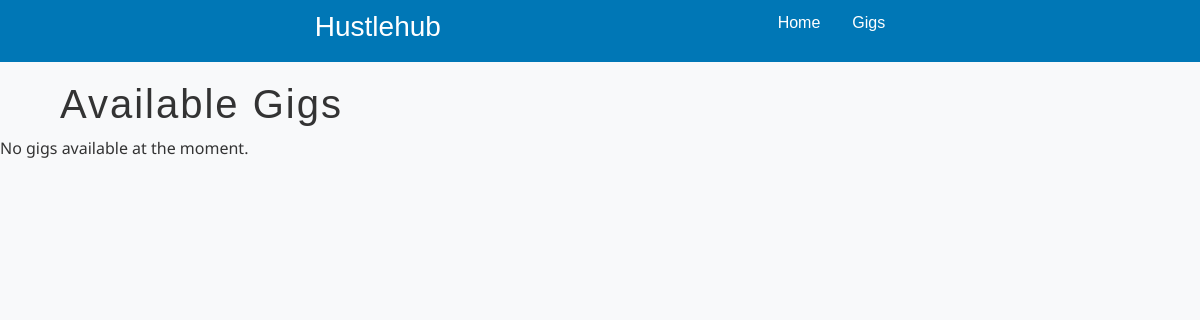
Before: /gigs/ with the older database file.
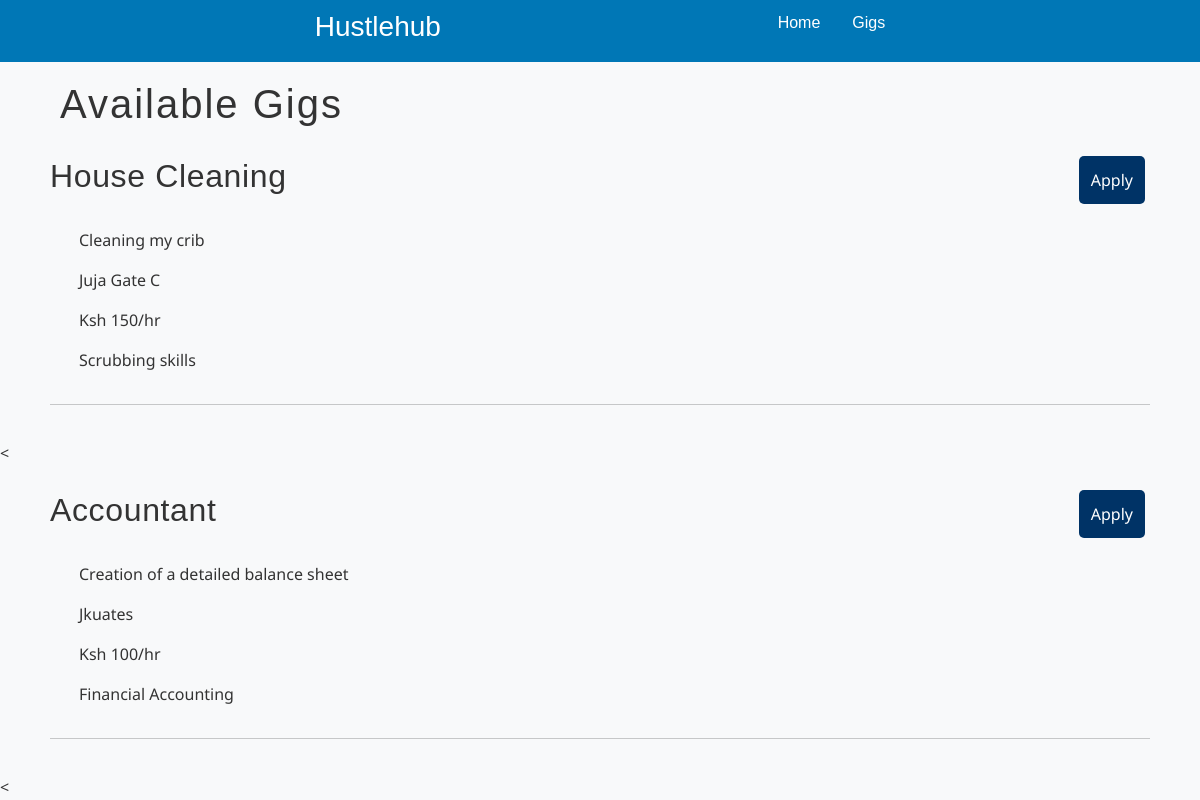
After: the same page with the newer database file.
### hustles/models.py (models this page shows, shortened)
class gig(models.Model):
    name = models.CharField(max_length=100)
    rate = models.IntegerField()
    description = models.CharField(max_length=420)
    skill = models.CharField(max_length=120)
    location = models.CharField(max_length=30)
    date_posted = models.DateTimeField(auto_now_add=True)

### hustles/views.py (the view)
# urls.py: path('gigs/', views.list_gigs, name='list_gigs'),
def list_gigs(request):
    gigs = gig.objects.order_by('-date_posted')
    return render(request, 'list_gigs.html', {'gigs': gigs})

### hustles/templates/list_gigs.html (shortened to what this page needs)
{% extends "emp_base.html" %}
{% load static %}
{% block content %}
<!DOCTYPE html>
<html lang="en">
<head>
</head>
<body>
    <div class="gig-title">
    <h1>Available Gigs</h1>
    </div>
    {% if gigs %}
        {% for gig in gigs %}
        <div class="container" id="gig">
            <div class="main">
            <h2>{{ gig.name }}</h2>
            <a href="{% url 'apply' gig.id %}"><button>Apply</button></a>
            </div><br>
            <p><box-icon name='book-open' type='solid' ></box-icon>{{gig.description}}</p><br>
            <p><strong><box-icon name='map'></box-icon></strong> {{ gig.location }}</p><br>
            <p><strong><box-icon name='time-five' ></box-icon></strong> Ksh {{ gig.rate }}/hr</p><br>
            <p><box-icon name='cog' ></box-icon></strong> {{ gig.skill }}</p><br>
            <hr>
        </div><
        {% endfor %}
    {% else %}
        <p>No gigs available at the moment.</p>
    {% endif %}
</body>
</html>
{% endblock content %}

Changed rows visible on the page:
added gig: name "House Cleaning", description "Cleaning my crib", location "Juja Gate C", rate "150", skill "Scrubbing skills"
added gig: name "Accountant", description "Creation of a detailed balance sheet", location "Jkuates", rate "100", skill "Financial Accounting"
Other visible differences:
text no longer shown: "No gigs available at the moment."
